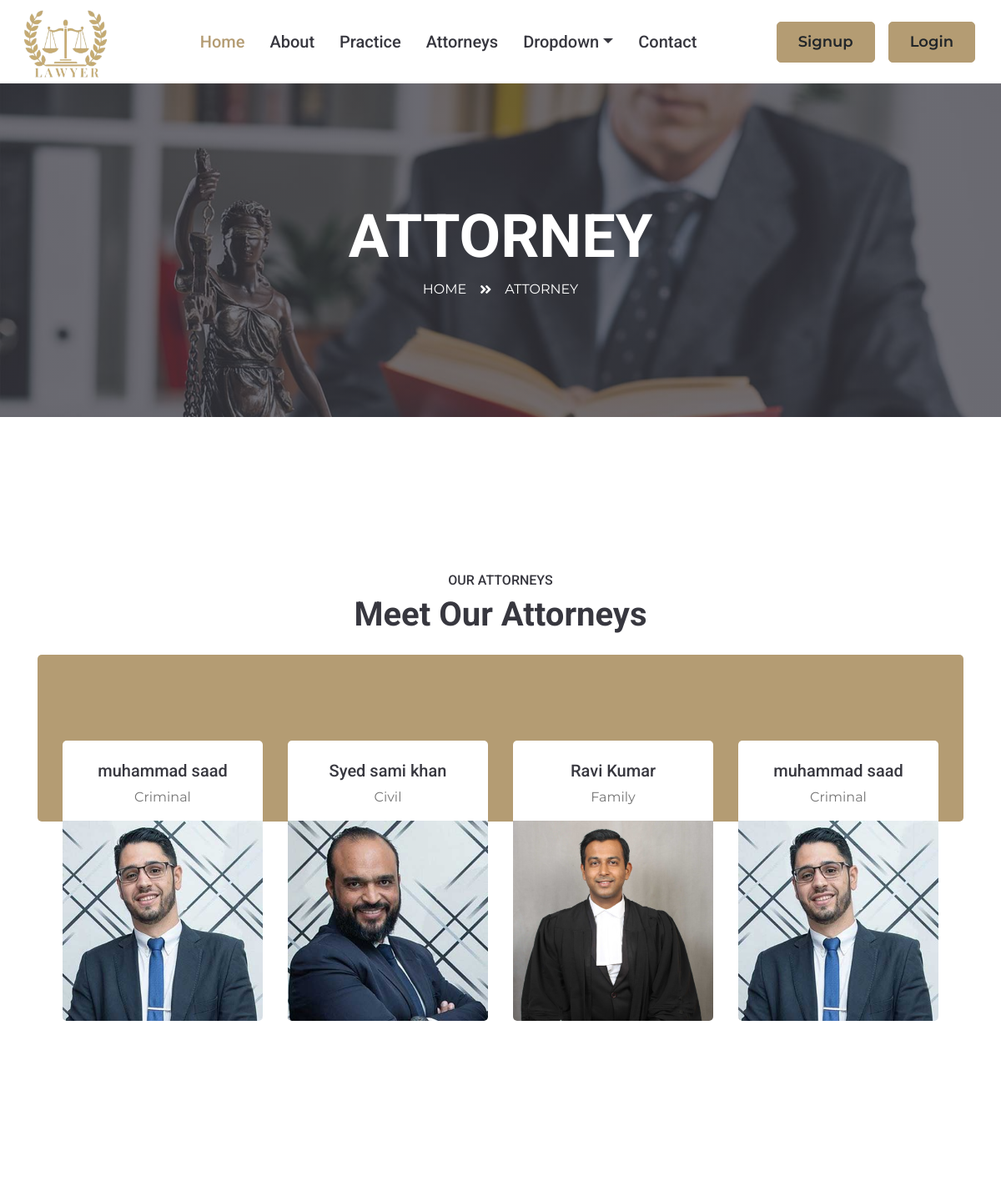
Before: /team.php (upper part) with the older database file.
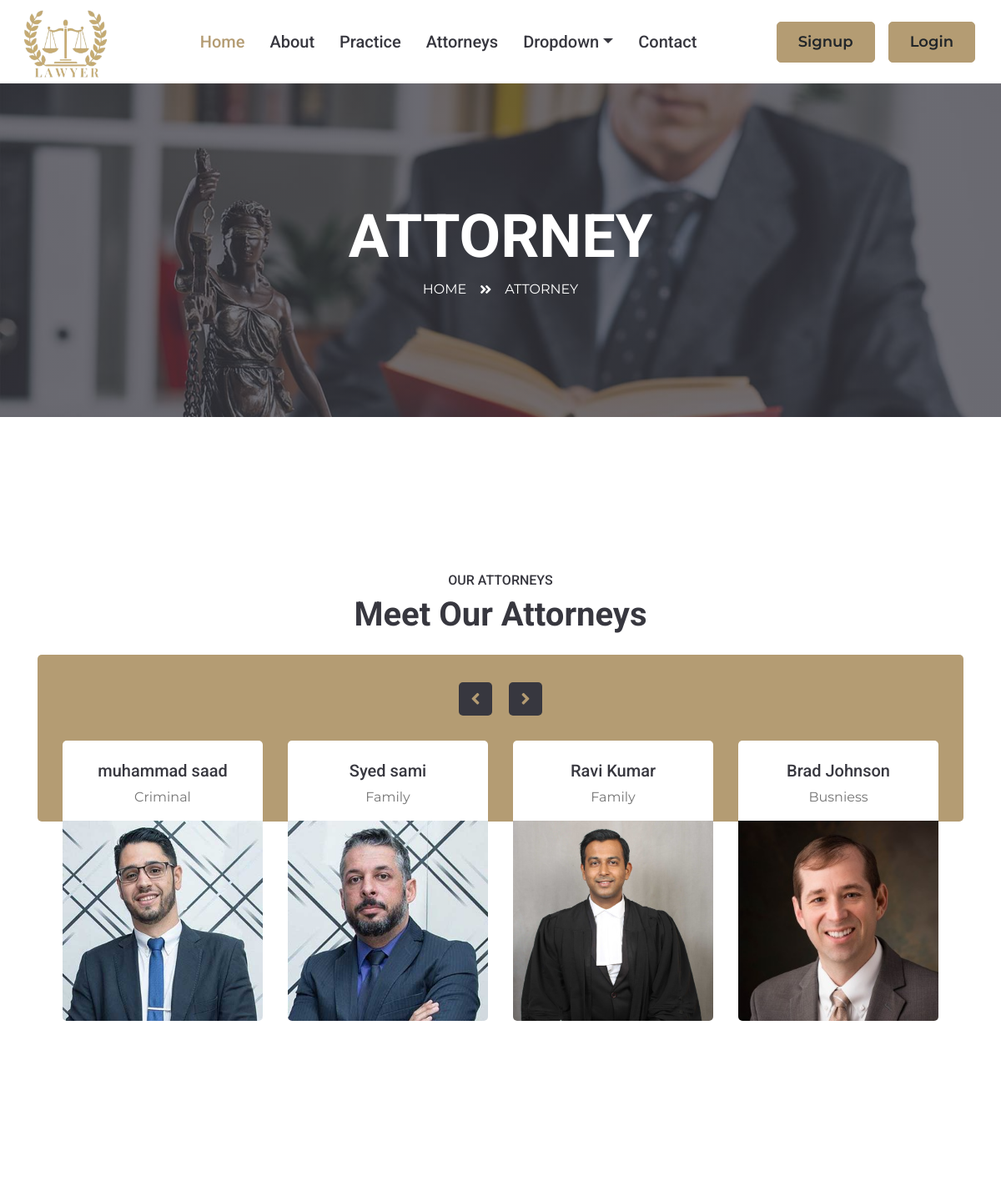
After: the same page with the newer database file.
### tables this page shows
CREATE TABLE `lawyer` (
  `id` int(11) NOT NULL,
  `name` varchar(255) NOT NULL,
  `case` int(255) NOT NULL,
  `email` varchar(255) NOT NULL,
  `phone` varchar(255) NOT NULL,
  `address` text NOT NULL,
  `image` varchar(255) NOT NULL,
  `status` tinyint(1) NOT NULL DEFAULT 1
);

CREATE TABLE `cases` (
  `cid` int(255) NOT NULL,
  `case_name` varchar(255) NOT NULL,
  `status` tinyint(255) NOT NULL DEFAULT 1
);

### team.php (the view, shortened to what this page needs)
<?php
include("header.php");
include("config.php");
$fetch="SELECT*from `lawyer` as l inner join `cases` as c on l.case=c.cid";
$run_query=mysqli_query($connection,$fetch);
if (mysqli_num_rows($run_query)>0) {
?>
    <div class="container-fluid bg-page-header" style="margin-bottom: 90px;">
        <div class="container">
            <div class="d-flex flex-column align-items-center justify-content-center" style="min-height: 400px">
                <h3 class="display-3 text-white text-uppercase">Attorney</h3>
                <div class="d-inline-flex text-white">
                    <p class="m-0 text-uppercase"><a class="text-white" href="">Home</a></p>
                    <i class="fa fa-angle-double-right pt-1 px-3"></i>
                    <p class="m-0 text-uppercase">Attorney</p>
                </div>
            </div>
        </div>
    </div>
    <div class="container-fluid py-5">
        <div class="container py-5">
            <div class="text-center pb-2">
                <h6 class="text-uppercase">Our Attorneys</h6>
                <h1 class="mb-4">Meet Our Attorneys</h1>
            <div class="row">
                <div class="col-12">
                    <div class="bg-primary rounded" style="height: 200px;"></div>
                    <div class="owl-carousel team-carousel position-relative " style="margin-top: -97px; padding: 0 30px;">
                    <?php
                                while($row=mysqli_fetch_assoc($run_query)){
                            ?>
                        <div class="team-item text-center bg-white rounded overflow-hidden pt-4">
                            <h5 class="mb-2 px-4"><?php echo $row['name']?></h5>
                            <p class="mb-3 px-4"><?php echo $row['case_name']?></p>
                            <div class="team-img position-relative">
                                <img class="img-fluid" src="<?php echo 'admin-panel/image/'. $row['image']?>" alt="">
                            </div>
                        </div>
                        <?php
}
}
    ?>
                        </div>
                    </div>
                </div>
            </div>
        </div>
    </div>
    <div class="container-fluid py-5">
        <div class="container py-5">
        </div>
    </div>
</body>
</html>

### header.php (shortened to what this page needs)
<!DOCTYPE html>
<html lang="en">
<head>
    <link href="https://cdnjs.cloudflare.com/ajax/libs/font-awesome/5.10.0/css/all.min.css" rel="stylesheet">
    <link href="lib/owlcarousel/assets/owl.carousel.min.css" rel="stylesheet">
    <link href="lib/tempusdominus/css/tempusdominus-bootstrap-4.min.css" rel="stylesheet" />
    <link href="css/style.css" rel="stylesheet">
</head>
<body>
    <div class="container-fluid">
        <nav class="navbar navbar-expand-lg bg-white navbar-light p-0">
            <div class="collapse navbar-collapse " id="navbarCollapse">
                <a href="index.html"> <img src="img/logo.png" style="height: 100px;" alt=""></a>
                <div class="navbar-nav mx-auto  py-0">
                    <a href="index.php" class="nav-item nav-link active" style="font-size: 20px;">Home</a>
                    <a href="about.php" class="nav-item nav-link" style="font-size: 20px;">About</a>
                    <a href="service.php" class="nav-item nav-link" style="font-size: 20px;">Practice</a>
                    <a href="team.php" class="nav-item nav-link" style="font-size: 20px;">Attorneys</a>
                    <div class="nav-item dropdown">
                        <a href="#" class="nav-link dropdown-toggle" data-toggle="dropdown"
                            style="font-size: 20px;">Dropdown</a>
                    </div>
                    <a href="contact.php" class="nav-item nav-link" style="font-size: 20px;">Contact</a>
                </div>
                <a href="register.php" class="btn btn-primary mr-3 d-none d-lg-block" style="font-size: 18px;">Signup </a>
                <a href="login.php" class="btn btn-primary mr-3 d-none d-lg-block" style="font-size: 18px;">Login </a>
            </div>
        </nav>
    </div>

Changed rows visible on the page:
changed lawyer: name "Syed sami khan" → "Syed sami"; case.case_name "Civil" → "Family"; image: a different picture
added lawyer: name "Brad Johnson", case.case_name "Busniess", image (picture)
